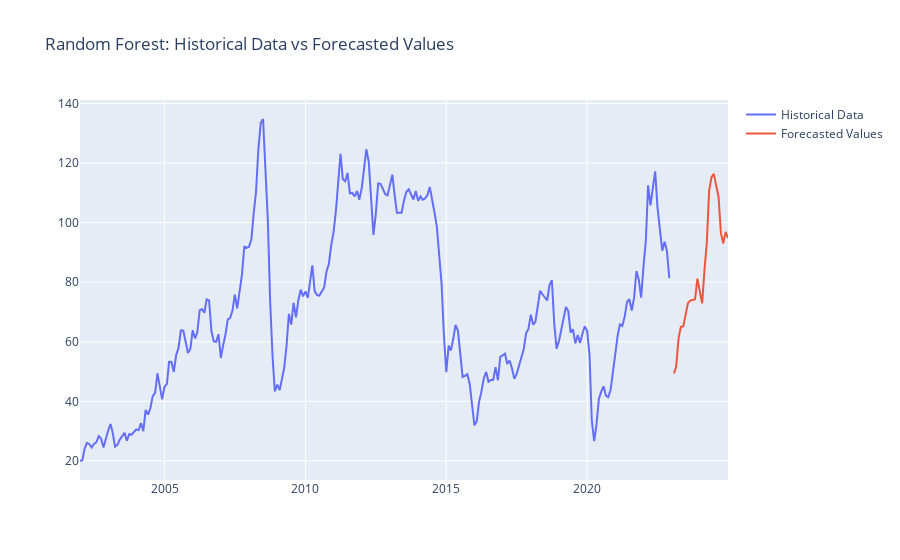

The notebook cell this image was saved under:
### Code cell
#%%

fig_rf = go.Figure()
fig_rf.add_trace(go.Scatter(x=data.index, y=data['Price'], mode='lines', name='Historical Data'))
fig_rf.add_trace(go.Scatter(x=future_dates, y=rf_forecast, mode='lines', name='Forecasted Values'))
fig_rf.update_layout(title='Random Forest: Historical Data vs Forecasted Values')
fig_rf.show()

### Figure 1 — Plotly figure (JSON) as saved in the notebook; plotly's stock layout.template omitted (floating-point values rounded to 4 significant figures; data arrays with more than 128 entries replaced by an {"elided": "..."} marker saying what was removed)
{"data": [{"mode": "lines", "name": "Historical Data", "type": "scatter", "x": {"elided": "252 str values"}, "y": {"elided": "252 float values"}}, {"mode": "lines", "name": "Forecasted Values", "type": "scatter", "x": ["2023-01-31T00:00:00", "2023-02-28T00:00:00", "2023-03-31T00:00:00", "2023-04-30T00:00:00", "2023-05-31T00:00:00", "2023-06-30T00:00:00", "2023-07-31T00:00:00", "2023-08-31T00:00:00", "2023-09-30T00:00:00", "2023-10-31T00:00:00", "2023-11-30T00:00:00", "2023-12-31T00:00:00", "2024-01-31T00:00:00", "2024-02-29T00:00:00", "2024-03-31T00:00:00", "2024-04-30T00:00:00", "2024-05-31T00:00:00", "2024-06-30T00:00:00", "2024-07-31T00:00:00", "2024-08-31T00:00:00", "2024-09-30T00:00:00", "2024-10-31T00:00:00", "2024-11-30T00:00:00", "2024-12-31T00:00:00"], "y": [49.34, 51.58, 61.08, 65.0, 65.14, 69.72, 72.96, 73.81, 74.1, 74.26, 81.19, 77.13, 72.9, 83.71, 93.09, 110.7, 115.2, 116.4, 112.9, 108.5, 96.44, 93.02, 96.88, 94.82]}], "layout": {"title": {"text": "Random Forest: Historical Data vs Forecasted Values"}}}
